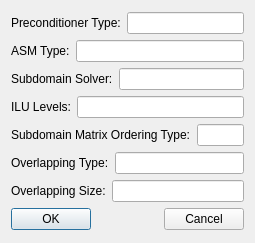
<?xml version="1.0" encoding="UTF-8"?>
<ui version="4.0">
 <class>QtArteryTechPreconditionerSetupUI</class>
 <widget class="QDialog" name="QtArteryTechPreconditionerSetupUI">
  <property name="geometry">
   <rect>
    <x>0</x>
    <y>0</y>
    <width>255</width>
    <height>243</height>
   </rect>
  </property>
  <property name="windowTitle">
   <string>QtArteryTechPreconditionerSetupUI</string>
  </property>
  <layout class="QVBoxLayout" name="verticalLayout_3">
   <item>
    <layout class="QVBoxLayout" name="verticalLayout_2">
     <item>
      <layout class="QVBoxLayout" name="verticalLayout">
       <item>
        <layout class="QHBoxLayout" name="horizontalLayout">
         <item>
          <widget class="QLabel" name="PreconditionerTypeLabel">
           <property name="text">
            <string>Preconditioner Type:</string>
           </property>
          </widget>
         </item>
         <item>
          <widget class="QLineEdit" name="PreconditionerTypeLineEdit"/>
         </item>
        </layout>
       </item>
       <item>
        <layout class="QHBoxLayout" name="horizontalLayout_2">
         <item>
          <widget class="QLabel" name="ASMTypeLabel">
           <property name="text">
            <string>ASM Type:</string>
           </property>
          </widget>
         </item>
         <item>
          <widget class="QLineEdit" name="ASMTypeLineEdit"/>
         </item>
        </layout>
       </item>
       <item>
        <layout class="QHBoxLayout" name="horizontalLayout_4">
         <item>
          <widget class="QLabel" name="SubdomainSolverLabel">
           <property name="text">
            <string>Subdomain Solver:</string>
           </property>
          </widget>
         </item>
         <item>
          <widget class="QLineEdit" name="SubdomainSolverLineEdit"/>
         </item>
        </layout>
       </item>
       <item>
        <layout class="QHBoxLayout" name="horizontalLayout_5">
         <item>
          <widget class="QLabel" name="ILULevelsLabel">
           <property name="text">
            <string>ILU Levels:</string>
           </property>
          </widget>
         </item>
         <item>
          <widget class="QLineEdit" name="ILULevelsLineEdit"/>
         </item>
        </layout>
       </item>
       <item>
        <layout class="QHBoxLayout" name="horizontalLayout_6">
         <item>
          <widget class="QLabel" name="SubdomainMatrixOrderingTypeLabel">
           <property name="text">
            <string>Subdomain Matrix Ordering Type:</string>
           </property>
          </widget>
         </item>
         <item>
          <widget class="QLineEdit" name="SubdomainMatrixOrderingTypeLineEdit"/>
         </item>
        </layout>
       </item>
       <item>
        <layout class="QHBoxLayout" name="horizontalLayout_7">
         <item>
          <widget class="QLabel" name="OverlappingTypeLabel">
           <property name="text">
            <string>Overlapping Type:</string>
           </property>
          </widget>
         </item>
         <item>
          <widget class="QLineEdit" name="OverlappingTypeLineEdit"/>
         </item>
        </layout>
       </item>
       <item>
        <layout class="QHBoxLayout" name="horizontalLayout_8">
         <item>
          <widget class="QLabel" name="OverlappingSizeLabel">
           <property name="text">
            <string>Overlapping Size:</string>
           </property>
          </widget>
         </item>
         <item>
          <widget class="QLineEdit" name="OverlappingSizeLineEdit"/>
         </item>
        </layout>
       </item>
      </layout>
     </item>
     <item>
      <layout class="QHBoxLayout" name="horizontalLayout_3">
       <item>
        <widget class="QPushButton" name="OKPushButton">
         <property name="text">
          <string>OK</string>
         </property>
        </widget>
       </item>
       <item>
        <spacer name="horizontalSpacer">
         <property name="orientation">
          <enum>Qt::Horizontal</enum>
         </property>
         <property name="sizeHint" stdset="0">
          <size>
           <width>40</width>
           <height>20</height>
          </size>
         </property>
        </spacer>
       </item>
       <item>
        <widget class="QPushButton" name="CancelPushButton">
         <property name="text">
          <string>Cancel</string>
         </property>
        </widget>
       </item>
      </layout>
     </item>
    </layout>
   </item>
  </layout>
 </widget>
 <layoutdefault spacing="6" margin="11"/>
 <resources/>
 <connections/>
</ui>
